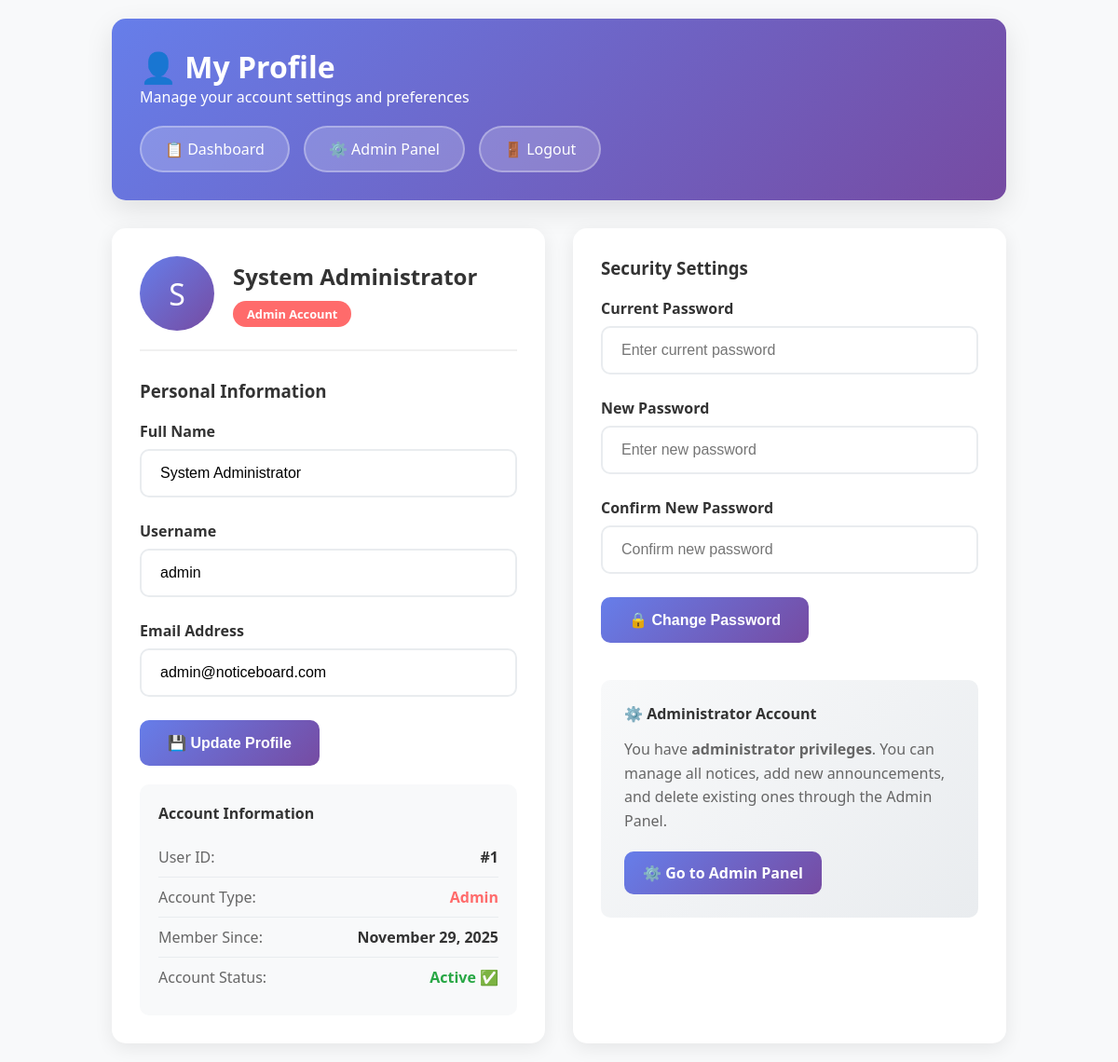
The app's page /profile.php (signed in) with its own data.
### tables this page shows
CREATE TABLE users (
    id INT AUTO_INCREMENT PRIMARY KEY,
    username VARCHAR(50) UNIQUE NOT NULL,
    email VARCHAR(100) UNIQUE NOT NULL,
    password VARCHAR(255) NOT NULL,
    full_name VARCHAR(100),
    profile_picture VARCHAR(255) DEFAULT 'default_profile.png',
    role ENUM('user', 'admin') DEFAULT 'user',
    created_at TIMESTAMP DEFAULT CURRENT_TIMESTAMP
);

### config.php (called while the page is built, shortened)
<?php
function isAdmin() {
    return isset($_SESSION['user_role']) && $_SESSION['user_role'] === 'admin';
}
?>

### profile.php (the view, shortened to what this page needs)
<?php
include 'config.php';
$sql = "SELECT * FROM users WHERE id = ?";
$stmt = $conn->prepare($sql);
$stmt->bind_param("i", $_SESSION['user_id']);
$stmt->execute();
$user = $stmt->get_result()->fetch_assoc();
?>
<!DOCTYPE html>
<html lang="en">
<head>
</head>
<body>
    <div class="container">
        <header>
            <h1>👤 My Profile</h1>
            <p>Manage your account settings and preferences</p>
            <div class="nav-buttons">
                <a href="dashboard.php" class="nav-btn">📋 Dashboard</a>
                <?php if (isAdmin()): ?>
                    <a href="simple_admin.php" class="nav-btn">⚙️ Admin Panel</a>
                <?php endif; ?>
                <a href="logout.php" class="nav-btn">🚪 Logout</a>
            </div>
        </header>
        <div class="profile-content">
            <div class="profile-section">
                <div class="profile-header">
                    <div class="profile-avatar">
                        <?php echo strtoupper(substr($user['full_name'], 0, 1)); ?>
                    </div>
                    <div class="profile-info">
                        <h2><?php echo htmlspecialchars($user['full_name']); ?></h2>
                        <div class="role-badge">
                            <?php echo ucfirst($user['role']); ?> Account
                        </div>
                    </div>
                </div>
                <h3 style="margin-bottom: 20px; color: #333;">Personal Information</h3>
                <form method="POST">
                    <div class="form-group">
                        <label for="full_name">Full Name</label>
                        <input type="text" id="full_name" name="full_name" value="<?php echo htmlspecialchars($user['full_name']); ?>" required>
                    </div>
                    <div class="form-group">
                        <label for="username">Username</label>
                        <input type="text" id="username" name="username" value="<?php echo htmlspecialchars($user['username']); ?>" required>
                    </div>
                    <div class="form-group">
                        <label for="email">Email Address</label>
                        <input type="email" id="email" name="email" value="<?php echo htmlspecialchars($user['email']); ?>" required>
                    </div>
                    <button type="submit" name="update_profile" class="btn">💾 Update Profile</button>
                </form>
                <div class="account-info">
                    <h4 style="margin-bottom: 15px; color: #333;">Account Information</h4>
                    <div class="info-item">
                        <span class="info-label">User ID:</span>
                        <span class="info-value">#<?php echo $user['id']; ?></span>
                    </div>
                    <div class="info-item">
                        <span class="info-label">Account Type:</span>
                        <span class="info-value" style="color: <?php echo ($user['role'] === 'admin') ? '#ff6b6b' : '#667eea'; ?>;">
                            <?php echo ucfirst($user['role']); ?>
                        </span>
                    </div>
                    <div class="info-item">
                        <span class="info-label">Member Since:</span>
                        <span class="info-value"><?php echo date('F j, Y', strtotime($user['created_at'])); ?></span>
                    </div>
                    <div class="info-item">
                        <span class="info-label">Account Status:</span>
                        <span class="info-value" style="color: #28a745;">Active ✅</span>
                    </div>
                </div>
            </div>
            <div class="profile-section">
                <h3 style="margin-bottom: 20px; color: #333;">Security Settings</h3>
                <form method="POST">
                    <div class="form-group">
                        <label for="current_password">Current Password</label>
                        <input type="password" id="current_password" name="current_password" placeholder="Enter current password" required>
                    </div>
                    <div class="form-group">
                        <label for="new_password">New Password</label>
                        <input type="password" id="new_password" name="new_password" placeholder="Enter new password" required>
                    </div>
                    <div class="form-group">
                        <label for="confirm_password">Confirm New Password</label>
                        <input type="password" id="confirm_password" name="confirm_password" placeholder="Confirm new password" required>
                    </div>
                    <button type="submit" name="change_password" class="btn">🔒 Change Password</button>
                </form>
                <div style="margin-top: 40px; padding: 25px; background: linear-gradient(135deg, #f8f9fa, #e9ecef); border-radius: 10px;">
                    <h4 style="margin-bottom: 15px; color: #333;">
                        <?php echo ($user['role'] === 'admin') ? '⚙️ Administrator Account' : '👤 User Account'; ?>
                    </h4>
                    <p style="color: #666; line-height: 1.6; margin-bottom: 15px;">
                        <?php if ($user['role'] === 'admin'): ?>
                            You have <strong>administrator privileges</strong>. You can manage all notices, add new announcements, and delete existing ones through the Admin Panel.
                        <?php else: ?>
                            You have a <strong>standard user account</strong>. You can view all notices and manage your personal profile settings.
                        <?php endif; ?>
                    </p>
                    <?php if ($user['role'] === 'admin'): ?>
                        <div style="display: flex; gap: 10px; margin-top: 20px;">
                            <a href="simple_admin.php" class="btn" style="padding: 12px 20px; text-decoration: none; display: inline-block;">
                                ⚙️ Go to Admin Panel
                            </a>
                        </div>
                    <?php endif; ?>
                </div>
            </div>
        </div>
    </div>
</body>
</html>

### records on screen
users: full_name "S", full_name "System Administrator", role "Admin", username "admin", email "admin@noticeboard.com", id "1", created_at "November 29, 2025"
